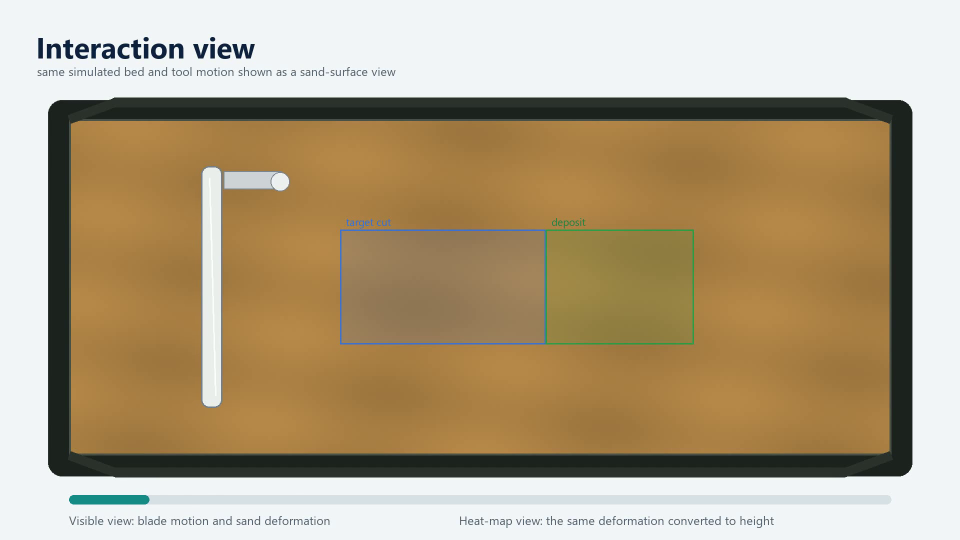
#> input picture frame 14 of assets/videos/raw_rgb_interaction_view.mp4, 1920 x 1080 px, given in place of ive_wet_sand_shallow_trench_seed7_rgb_posterior_ablation.mp4, which was not available (shown at 1/2 size)
$ python build_project_page_media.py
#> lines starting #> are read from the running program, lines starting #| are printed output that depends on the picture; pictures that were not available may be replaced by others from this repository, and a replacement may not be noted
from __future__ import annotations

import shutil
import subprocess
from pathlib import Path

import cv2
import numpy as np
from PIL import Image, ImageDraw, ImageFont


ROOT = Path(__file__).resolve().parents[1]
DOCS = ROOT / "docs"
ASSETS = DOCS / "assets"
VIDEO_DIR = ASSETS / "videos"
POSTER_DIR = ASSETS / "posters"
FIGURE_DIR = ASSETS / "figures"
PAPER_DIR = ASSETS / "papers"

RAW_ROLLOUT = (
    ROOT
    / "experiments"
    / "raw_rgb_posterior_excavation"
    / "assets"
    / "c02_cohesive_wet_sand_shallow_trench_seed7_rgb_posterior_ablation.mp4"
)
RAW_ROLLOUT_POSTER = RAW_ROLLOUT.with_suffix(".jpg")
PAPER_FIGURES = ROOT / "paper_draft" / "arxiv_paper" / "figures"
PAPER_DRAFT = ROOT / "paper_draft" / "arxiv_paper" / "granular_sim2sim_arxiv_tectonic.pdf"
DDBOT_ASSETS = ROOT / "experiments" / "ddbot_posterior_heightfield_mpc" / "assets"

PROBE_MATERIAL = {
    "rho": 1760.0,
    "phi_deg": 33.0,
    "delta_deg": 18.0,
    "cohesion_kpa": 10.5,
}


def font(name: str, size: int) -> ImageFont.FreeTypeFont:
    candidates = [
        Path("C:/Windows/Fonts") / name,
        Path("C:/Windows/Fonts") / "segoeui.ttf",
        Path("C:/Windows/Fonts") / "arial.ttf",
    ]
    for path in candidates:
        if path.exists():
            return ImageFont.truetype(str(path), size=size)
    return ImageFont.load_default()


FONT_REG = font("segoeui.ttf", 32)
FONT_SEMI = font("seguisb.ttf", 34)
FONT_BOLD = font("segoeuib.ttf", 58)
FONT_BIG = font("segoeuib.ttf", 72)
FONT_SMALL = font("segoeui.ttf", 24)
FONT_TINY = font("segoeui.ttf", 21)


def rounded_rect(draw: ImageDraw.ImageDraw, box: tuple[int, int, int, int], radius: int, fill: str, outline: str | None = None) -> None:
    draw.rounded_rectangle(box, radius=radius, fill=fill, outline=outline, width=1 if outline else 0)


# [11 lines left out: function paste_fit, not called in this run]


def encode_h264(src: Path, dst: Path, crf: int = 18) -> None:
    try:
        import imageio_ffmpeg
    except ImportError as exc:
        raise RuntimeError("Install imageio-ffmpeg to build browser-playable MP4 assets.") from exc

    tmp = dst.with_name(f"{dst.stem}.tmp{dst.suffix}")
    ffmpeg = imageio_ffmpeg.get_ffmpeg_exe()
    cmd = [
        ffmpeg,
        "-y",
        "-i",
        str(src),
        "-an",
        "-c:v",
        "libx264",
        "-pix_fmt",
        "yuv420p",
        "-movflags",
        "+faststart",
        "-crf",
        str(crf),
        "-preset",
        "medium",
        str(tmp),
    ]
    subprocess.run(cmd, check=True)
    tmp.replace(dst)


def draw_experiment_view_frame(frame_id: int, total: int) -> Image.Image:
    canvas = Image.new("RGB", (1920, 1080), "#f6f8f7")
    draw = ImageDraw.Draw(canvas)

    draw.rectangle((0, 0, 1920, 1080), fill="#f3f7f8")
    draw.text((72, 54), "Interaction view", font=FONT_BOLD, fill="#10233f")
    draw.text((74, 126), "same simulated bed and tool motion shown as a sand-surface view", font=FONT_SMALL, fill="#526171")

    arena = (96, 200, 1824, 952)
    rounded_rect(draw, arena, 28, "#1e2420", "#394139")
    inner = (138, 238, 1782, 910)

    rng = np.random.default_rng(17)
    w, h = inner[2] - inner[0], inner[3] - inner[1]
    yy, xx = np.mgrid[0:h, 0:w].astype(np.float32)
    x = (xx / max(1, w - 1) - 0.5) * 2.0
    y = (yy / max(1, h - 1) - 0.5) * 2.0
    t = frame_id / max(1, total - 1)
    t_smooth = 0.5 - 0.5 * np.cos(np.pi * np.clip(t, 0.0, 1.0))

    rho_n = (PROBE_MATERIAL["rho"] - 1050.0) / (2050.0 - 1050.0)
    phi_n = (PROBE_MATERIAL["phi_deg"] - 23.0) / (43.0 - 23.0)
    delta_n = (PROBE_MATERIAL["delta_deg"] - 8.0) / (30.0 - 8.0)
    cohesion_n = PROBE_MATERIAL["cohesion_kpa"] / 16.0

    grain = (
        0.55
        + 0.16 * np.sin((9.0 + 5.0 * delta_n) * x + 1.5 * y)
        + 0.12 * np.sin(4.2 * x - (10.0 + 3.0 * phi_n) * y + 0.5)
        + 0.025 * rng.normal(0.0, 1.0, size=(h, w))
    ).astype(np.float32)
    grain = np.clip(grain, 0.0, 1.0)

    blade_x = -0.68 + 1.18 * t_smooth
    wake_center = blade_x - 0.13 * (1.0 - cohesion_n) + 0.08 * phi_n
    wake = np.exp(-((x - wake_center) ** 2 / (2.0 * 0.19**2) + y**2 / (2.0 * 0.34**2)))
    trough = np.exp(-((x - blade_x + 0.10) ** 2 / (2.0 * 0.15**2) + y**2 / 0.24))
    ridge = np.exp(-((x - blade_x - 0.23) ** 2 / (2.0 * 0.22**2) + y**2 / (2.0 * 0.28**2)))
    deformation = (0.72 * wake + 0.50 * ridge - 0.48 * trough) * t_smooth
    shear = np.clip(np.gradient(deformation, axis=1), -0.5, 0.5)
    shade = np.clip(0.92 - 0.35 * shear + 0.10 * np.gradient(deformation, axis=0), 0.60, 1.22)

    r = (134 + 38 * rho_n + 47 * grain + 88 * deformation) * shade
    g = (101 + 29 * rho_n + 34 * grain + 55 * deformation) * shade
    b = (55 + 17 * grain + 18 * cohesion_n + 24 * deformation) * shade
    sand = np.stack([r, g, b], axis=-1)
    sand = np.clip(sand, 0, 255).astype(np.uint8)

    # Dark tray walls give the synthetic surface a concrete experimental frame.
    img = Image.fromarray(sand)
    canvas.paste(img, (inner[0], inner[1]))
    draw.rectangle(inner, outline="#4b5149", width=4)
    draw.line((inner[0], inner[1], inner[0] + 92, inner[1] - 34, inner[2] - 92, inner[1] - 34, inner[2], inner[1]), fill="#2d332d", width=20, joint="curve")
    draw.line((inner[0], inner[3], inner[0] + 92, inner[3] + 34, inner[2] - 92, inner[3] + 34, inner[2], inner[3]), fill="#2d332d", width=20, joint="curve")

    bx = inner[0] + int((blade_x + 1.0) * 0.5 * w)
    blade_w = 42
    blade_h = int(h * 0.72)
    by0 = inner[1] + (h - blade_h) // 2
    by1 = by0 + blade_h
    draw.rounded_rectangle((bx - blade_w // 2, by0, bx + blade_w // 2, by1), radius=16, fill="#ecefed", outline="#74808a", width=3)
    draw.rectangle((bx + 24, by0 + 10, bx + 140, by0 + 46), fill="#cfd5d9", outline="#7d8790", width=2)
    draw.ellipse((bx + 118, by0 + 12, bx + 156, by0 + 50), fill="#eef1f1", outline="#7d8790", width=2)
    draw.line((bx - 4, by0 + 24, bx + 8, by1 - 24), fill="#ffffff", width=3)

    # Target trench and deposit zones, aligned with the heat-map panels.
    cut = (inner[0] + int(w * 0.33), inner[1] + int(h * 0.33), inner[0] + int(w * 0.58), inner[1] + int(h * 0.67))
    dep = (inner[0] + int(w * 0.58), inner[1] + int(h * 0.33), inner[0] + int(w * 0.76), inner[1] + int(h * 0.67))
    overlay = Image.new("RGBA", canvas.size, (0, 0, 0, 0))
    od = ImageDraw.Draw(overlay)
    od.rectangle(cut, fill=(38, 111, 237, 32), outline=(38, 111, 237, 210), width=3)
    od.rectangle(dep, fill=(22, 163, 74, 30), outline=(22, 163, 74, 210), width=3)
    od.text((cut[0] + 12, cut[1] - 30), "target cut", font=FONT_TINY, fill=(38, 111, 237, 235))
    od.text((dep[0] + 12, dep[1] - 30), "deposit", font=FONT_TINY, fill=(22, 130, 70, 235))
    canvas = Image.alpha_composite(canvas.convert("RGBA"), overlay).convert("RGB")
    draw = ImageDraw.Draw(canvas)

    progress_x0, progress_y = 138, 990
    progress_w = 1644
    draw.rounded_rectangle((progress_x0, progress_y, progress_x0 + progress_w, progress_y + 18), radius=9, fill="#d8e1e5")
    draw.rounded_rectangle((progress_x0, progress_y, progress_x0 + int(progress_w * t), progress_y + 18), radius=9, fill="#158c88")
    draw.text((progress_x0, progress_y + 34), "Visible view: blade motion and sand deformation", font=FONT_SMALL, fill="#526171")
    draw.text((progress_x0 + 780, progress_y + 34), "Heat-map view: the same deformation converted to height", font=FONT_SMALL, fill="#526171")
    return canvas


def build_experiment_view() -> None:
    VIDEO_DIR.mkdir(parents=True, exist_ok=True)
    POSTER_DIR.mkdir(parents=True, exist_ok=True)
    raw_path = VIDEO_DIR / "raw_rgb_interaction_view.raw.mp4"
    out_path = VIDEO_DIR / "raw_rgb_interaction_view.mp4"
    writer = cv2.VideoWriter(str(raw_path), cv2.VideoWriter_fourcc(*"mp4v"), 24.0, (1920, 1080))
    total = 144
    poster = None
    for frame_id in range(total):
        image = draw_experiment_view_frame(frame_id, total)
        if frame_id == total // 2:
            poster = image.copy()
        writer.write(cv2.cvtColor(np.asarray(image), cv2.COLOR_RGB2BGR))
    writer.release()
    if poster is None:
        poster = draw_experiment_view_frame(total // 2, total)
    poster.save(POSTER_DIR / "raw_rgb_interaction_view.jpg", quality=92)
    encode_h264(raw_path, out_path, crf=18)
    raw_path.unlink(missing_ok=True)


# [87 lines left out: functions draw_card, draw_teaser_frame, not called in this run]


def build_teaser() -> None:
    VIDEO_DIR.mkdir(parents=True, exist_ok=True)
    POSTER_DIR.mkdir(parents=True, exist_ok=True)
    cap = cv2.VideoCapture(str(RAW_ROLLOUT))
    if not cap.isOpened():
        raise FileNotFoundError(RAW_ROLLOUT)

    src_frames: list[np.ndarray] = []
    while True:
        ok, frame = cap.read()
        if not ok:
            break
        src_frames.append(frame)
    cap.release()
    if not src_frames:
        raise RuntimeError(f"No frames in {RAW_ROLLOUT}")

    out_path = VIDEO_DIR / "raw_rgb_posterior_teaser.mp4"
    raw_path = VIDEO_DIR / "raw_rgb_posterior_teaser.raw.mp4"
    writer = cv2.VideoWriter(str(raw_path), cv2.VideoWriter_fourcc(*"mp4v"), 24.0, (1920, 1080))
    total = len(src_frames) * 4
    poster: Image.Image | None = None
    for i in range(total):
        src = src_frames[(i // 4) % len(src_frames)]
        image = draw_teaser_frame(src, i, total)
        if poster is None and i >= total // 3:
            poster = image.copy()
        writer.write(cv2.cvtColor(np.asarray(image), cv2.COLOR_RGB2BGR))
    writer.release()

    if poster is None:
        poster = draw_teaser_frame(src_frames[0], 0, total)
    poster.save(POSTER_DIR / "raw_rgb_posterior_teaser.jpg", quality=92)
    encode_h264(raw_path, out_path, crf=18)
    raw_path.unlink(missing_ok=True)


def copy_assets() -> None:
    VIDEO_DIR.mkdir(parents=True, exist_ok=True)
    POSTER_DIR.mkdir(parents=True, exist_ok=True)
    FIGURE_DIR.mkdir(parents=True, exist_ok=True)
    PAPER_DIR.mkdir(parents=True, exist_ok=True)

    copies = {
        PAPER_DRAFT: PAPER_DIR / "granular_sim2sim_draft.pdf",
        RAW_ROLLOUT: VIDEO_DIR / "raw_rgb_posterior_rollout.mp4",
        RAW_ROLLOUT_POSTER: POSTER_DIR / "raw_rgb_posterior_rollout.jpg",
        PAPER_FIGURES / "qualitative_rollout_evidence.png": FIGURE_DIR / "qualitative_rollout_evidence.png",
        PAPER_FIGURES / "evidence_dashboard.png": FIGURE_DIR / "evidence_dashboard.png",
        PAPER_FIGURES / "posterior_control_pipeline.png": FIGURE_DIR / "posterior_control_pipeline.png",
        PAPER_FIGURES / "policy_regret_summary.png": FIGURE_DIR / "policy_regret_summary.png",
        PAPER_FIGURES / "modality_ablation_summary.png": FIGURE_DIR / "modality_ablation_summary.png",
        ROOT
        / "experiments"
        / "raw_rgb_posterior_excavation"
        / "assets"
        / "trench_feasibility_audit.png": FIGURE_DIR / "trench_feasibility_audit.png",
        ROOT
        / "experiments"
        / "raw_rgb_posterior_excavation"
        / "assets"
        / "shuffled_posterior_failure_audit.png": FIGURE_DIR / "shuffled_posterior_failure_audit.png",
        PAPER_FIGURES / "real_soil_rgb_bridge_sheet.png": FIGURE_DIR / "real_soil_rgb_bridge_sheet.png",
        PAPER_FIGURES / "ddbot_core_force_posterior_summary.png": FIGURE_DIR / "ddbot_core_force_posterior_summary.png",
        DDBOT_ASSETS / "posterior_heightfield_mpc_comparison.mp4": VIDEO_DIR / "posterior_heightfield_mpc_comparison.mp4",
        DDBOT_ASSETS / "posterior_heightfield_mpc_poster.jpg": POSTER_DIR / "posterior_heightfield_mpc_poster.jpg",
        DDBOT_ASSETS / "posterior_ablation_summary.png": FIGURE_DIR / "posterior_ablation_summary.png",
        DDBOT_ASSETS / "posterior_ablation_final_height_maps.png": FIGURE_DIR / "posterior_ablation_final_height_maps.png",
    }
    for src, dst in copies.items():
        if src.exists():
            if dst.suffix.lower() == ".mp4":
                encode_h264(src, dst, crf=18)
                print(f"encoded {src.relative_to(ROOT)} -> {dst.relative_to(ROOT)}")
            else:
                shutil.copy2(src, dst)
                print(f"copied {src.relative_to(ROOT)} -> {dst.relative_to(ROOT)}")
        else:
            print(f"missing {src.relative_to(ROOT)}")


def main() -> None:
    copy_assets()
    build_experiment_view()
#> the loop in build_experiment_view, `for frame_id in range(total):` made 144 passes
#> pass 1, in draw_experiment_view_frame, `img = Image.fromarray(sand)`:
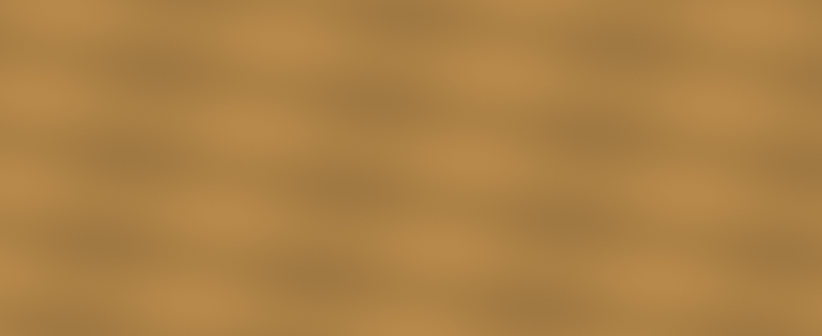
#> img: PIL image 1644x672 RGB (shown at 1/2 size); mean R, G, B 171.4, 128.6, 69.6
#> pass 1, in draw_experiment_view_frame, `canvas = Image.alpha_composite(canvas.convert("RGBA"), overlay).conver..`:
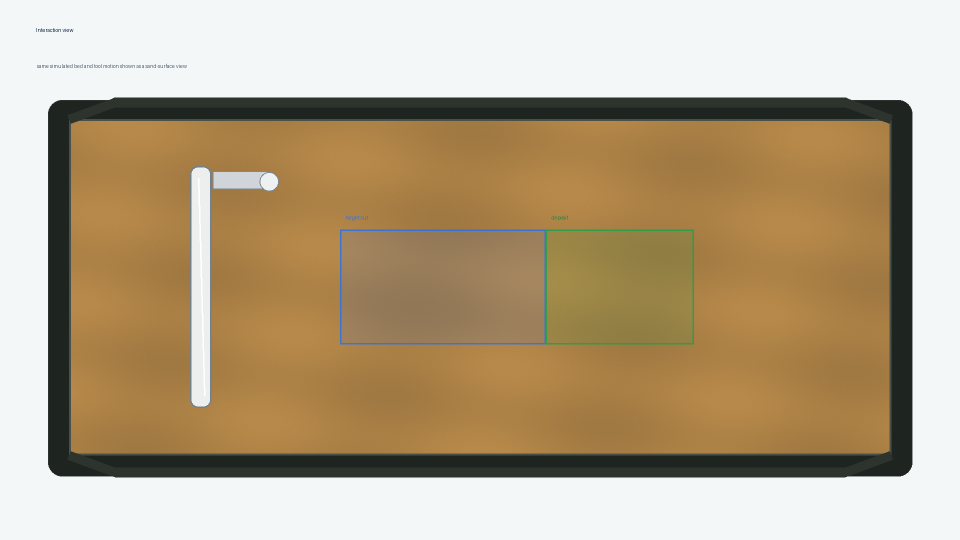
#> canvas: PIL image 1920x1080 RGB (shown at 1/2 size); mean R, G, B 182.3, 164.2, 134.9
#> in build_experiment_view, `poster.save(POSTER_DIR / "raw_rgb_interaction_view.jpg", quality=92)`:
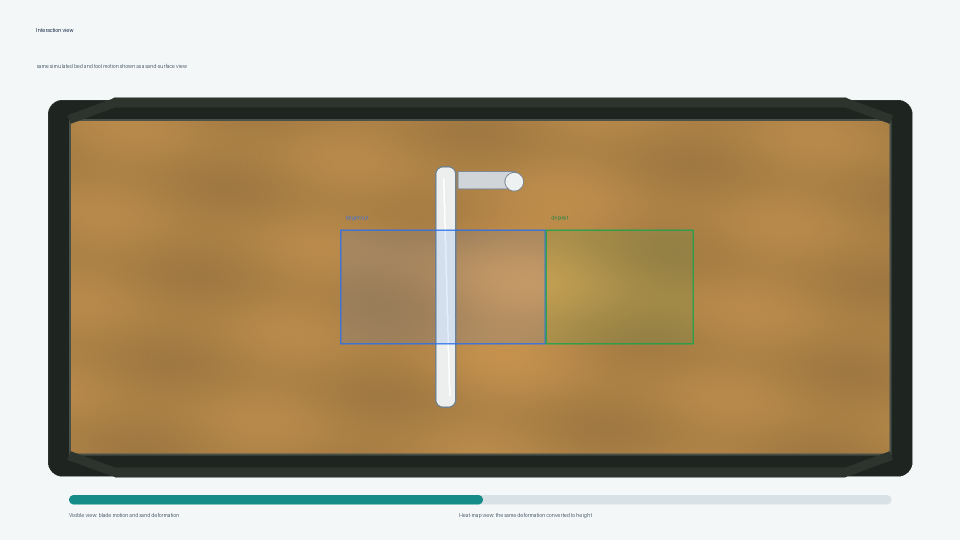
#> saved as raw_rgb_interaction_view.jpg: PIL image 1920x1080 RGB (shown at 1/2 size); mean R, G, B 181.7, 164, 134.1
#> (the call stopped at in encode_h264, `ffmpeg = imageio_ffmpeg.get_ffmpeg_exe()`: imageio_ffmpeg is not available in this run)
    build_teaser()
#> in build_teaser, frame is the input picture: shape (1080, 1920, 3); mean B, G, R 131.4, 160.9, 178.1
    print(f"wrote {VIDEO_DIR / 'raw_rgb_interaction_view.mp4'}")
    print(f"wrote {POSTER_DIR / 'raw_rgb_interaction_view.jpg'}")
    print(f"wrote {VIDEO_DIR / 'raw_rgb_posterior_teaser.mp4'}")
    print(f"wrote {POSTER_DIR / 'raw_rgb_posterior_teaser.jpg'}")


if __name__ == "__main__":
    main()
